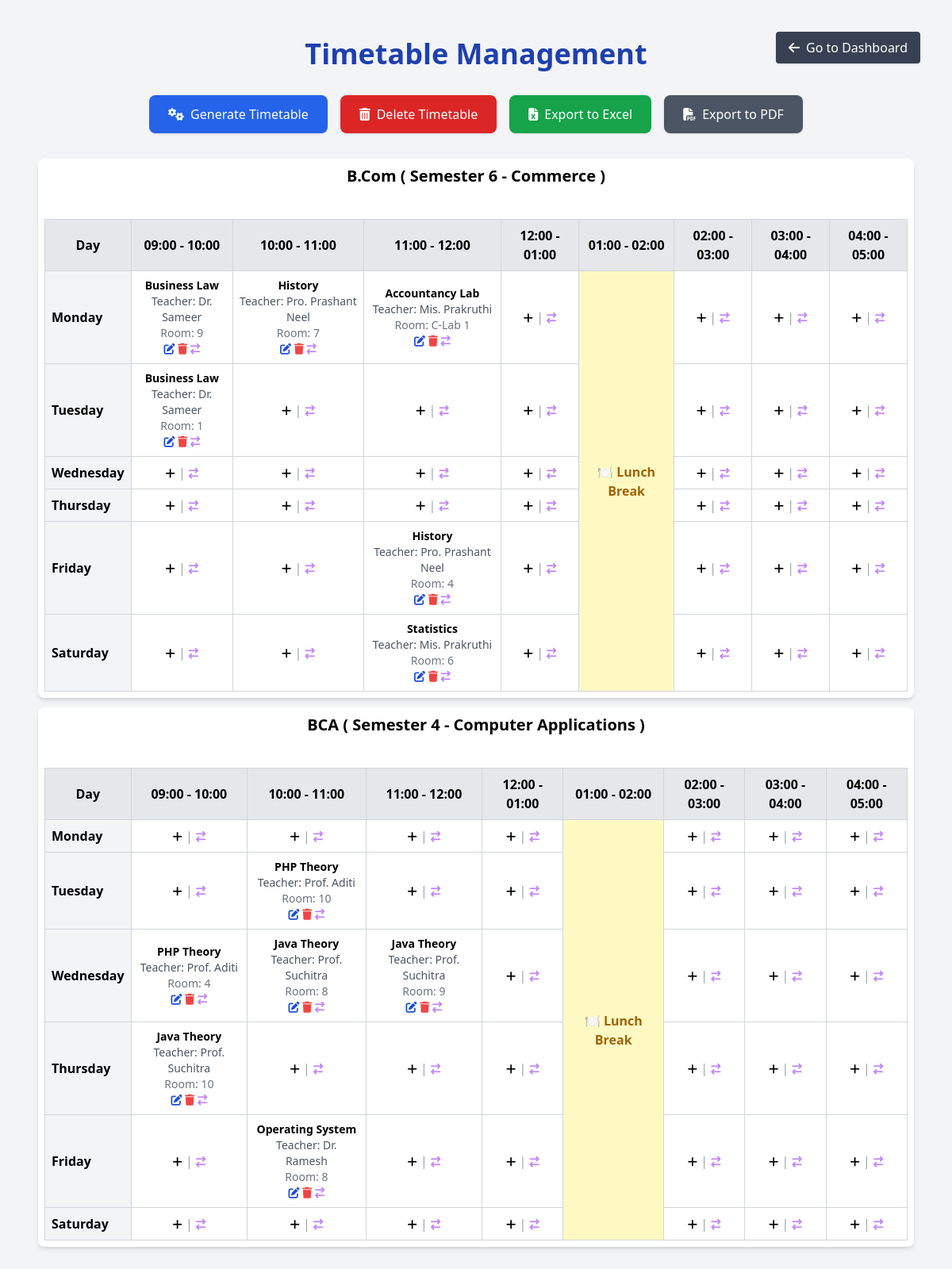
The app's page /src/views/admin/timetable.php (signed in) with its own data.
### tables this page shows
CREATE TABLE `timetable` (
  `id` int(11) NOT NULL,
  `subject_id` int(11) NOT NULL,
  `teacher_id` int(11) NOT NULL,
  `classroom_id` int(11) NOT NULL,
  `day` enum('Monday','Tuesday','Wednesday','Thursday','Friday','Saturday') NOT NULL,
  `start_time` time NOT NULL,
  `end_time` time NOT NULL,
  `combination_id` int(11) NOT NULL
);

CREATE TABLE `subjects` (
  `id` int(11) NOT NULL,
  `name` varchar(100) NOT NULL,
  `min_classes_per_week` int(11) NOT NULL,
  `type` enum('theory','lab') NOT NULL,
  `duration` int(11) UNSIGNED DEFAULT NULL,
  `combination_id` int(11) NOT NULL
);

CREATE TABLE `teachers` (
  `id` int(11) NOT NULL,
  `name` varchar(100) NOT NULL,
  `department` varchar(100) NOT NULL,
  `email` varchar(100) NOT NULL,
  `password` varchar(255) NOT NULL,
  `phone_no` varchar(15) NOT NULL,
  `address` text DEFAULT NULL,
  `min_class_hours_week` int(11) NOT NULL,
  `min_lab_hours_week` int(11) NOT NULL
);

CREATE TABLE `classrooms` (
  `id` int(11) NOT NULL,
  `room_no` varchar(10) NOT NULL,
  `type` enum('theory','lab') NOT NULL
);

### src/models/Timetable.php (called while the page is built, shortened)
<?php
class Timetable
{
    private $conn;
    public function __construct($db)
    {
        $this->conn = $db;
    }
    public function getTimetableGrid()
    {
        $query = "
            SELECT tt.day, tt.start_time, tt.end_time,
                   s.name AS subject, t.name AS teacher, cr.room_no AS classroom , c.name AS combination,c.semester AS semester
            FROM timetable tt
            JOIN subjects s ON tt.subject_id = s.id
            JOIN teachers t ON tt.teacher_id = t.id
            JOIN classrooms cr ON tt.classroom_id = cr.id
            JOIN combinations c ON tt.combination_id = c.id
            ORDER BY tt.day, tt.start_time;
        ";
        $stmt = $this->conn->prepare($query);
        $stmt->execute();
        $timetable = $stmt->fetchAll(PDO::FETCH_ASSOC);
        $formatted = [];
        foreach ($timetable as $row) {
            $time_slot = date("H:i", strtotime($row['start_time'])) . " - " . date("H:i", strtotime($row['end_time']));
            $formatted[$row['day']][$time_slot] = [
                "subject" => $row["subject"],
                "teacher" => $row["teacher"],
                "classroom" => $row["classroom"],
                "combination" => $row["combination"],
                "semester" => $row["semester"]
            ];
        }
        return $formatted;
    }
    public function getAllCombinations()
    {
        $query = "SELECT DISTINCT combination_id, name, semester, department FROM timetable join combinations on timetable.combination_id = combinations.id ";
        $stmt = $this->conn->prepare($query);
        $stmt->execute();
        return $stmt->fetchAll(PDO::FETCH_ASSOC);
    }
    public function getTimetableByCombination($combination_id)
    {
        $query = "
    SELECT  tt.id AS entry_id, tt.day, tt.start_time, tt.end_time,
           s.name AS subject, t.name AS teacher, cr.room_no AS classroom
    FROM timetable tt
    JOIN subjects s ON tt.subject_id = s.id
    JOIN teachers t ON tt.teacher_id = t.id
    JOIN classrooms cr ON tt.classroom_id = cr.id
    WHERE tt.combination_id = :combination_id
    ";
        $stmt = $this->conn->prepare($query);
        $stmt->bindParam(":combination_id", $combination_id);
        $stmt->execute();
        $timetable = $stmt->fetchAll(PDO::FETCH_ASSOC);
        $formatted = [];
        foreach ($timetable as $row) {
            $time_slot = date("H:i", strtotime($row['start_time'])) . " - " . date("H:i", strtotime($row['end_time']));
            $formatted[$row['day']][$time_slot] = [
                "entry_id" => $row['entry_id'],
                "subject" => $row["subject"],
                "teacher" => $row["teacher"],
                "classroom" => $row["classroom"]
            ];
        }
        return $formatted;
    }
}

### src/views/admin/timetable.php (the view, shortened to what this page needs)
<?php
include_once "../../models/Timetable.php";
$database = new Database();
$db = $database->getConnection();
$timetable = new Timetable($db);
$timetable_data = $timetable->getTimetableGrid();
$combinations = $timetable->getAllCombinations();
$time_slots = ['09:00 - 10:00', '10:00 - 11:00', '11:00 - 12:00', '12:00 - 01:00', '01:00 - 02:00', '02:00 - 03:00', '03:00 - 04:00', '04:00 - 05:00'];
$days = ['Monday', 'Tuesday', 'Wednesday', 'Thursday', 'Friday', 'Saturday'];
?>
<!DOCTYPE html>
<html lang="en">
<head>
    <script src="https://cdn.tailwindcss.com"></script>
    <link href="https://cdnjs.cloudflare.com/ajax/libs/font-awesome/6.5.0/css/all.min.css" rel="stylesheet">
</head>
<body class="bg-gray-100 p-6">
    <div class="mx-auto p-6 relative">
        <button onclick="window.location.href = 'dashboard.php'"
            class="absolute top-4 right-4 bg-gray-700 text-white px-4 py-2 rounded hover:bg-gray-800 flex items-center gap-2 shadow">
            <i class="fas fa-arrow-left"></i>
            Go to Dashboard
        </button>
        <h1 class="text-4xl font-bold mb-8 text-center text-blue-800">Timetable Management</h1>
        <div class="flex flex-wrap justify-center gap-4 mb-8">
            <a href="../../controllers/timetableController.php?generate"
                class="bg-blue-600 text-white px-6 py-3 rounded-lg hover:bg-blue-700 shadow flex items-center gap-2">
                <i class="fas fa-cogs"></i>
                Generate Timetable
            </a>
            <a href="../../controllers/timetableController.php?delete"
                onclick="return confirm('Are you sure you want to delete the timetable?')"
                class="bg-red-600 text-white px-6 py-3 rounded-lg hover:bg-red-700 shadow flex items-center gap-2">
                <i class="fas fa-trash-alt"></i>
                Delete Timetable
            </a>
            <a href="../../controllers/exportTimetable.php?type=excel"
                class="bg-green-600 text-white px-6 py-3 rounded-lg hover:bg-green-700 shadow flex items-center gap-2">
                <i class="fas fa-file-excel"></i>
                Export to Excel
            </a>
            <a href="../../controllers/exportTimetable.php?type=pdf"
                class="bg-gray-600 text-white px-6 py-3 rounded-lg hover:bg-gray-700 shadow flex items-center gap-2">
                <i class="fas fa-file-pdf"></i>
                Export to PDF
            </a>
        </div>
        <?php foreach ($combinations as $combination) : ?>
            <div class="max-w-7xl mx-auto bg-white p-2 rounded-lg shadow-md mb-3">
                <h2 class="text-xl font-bold mb-4 text-center">
                    <?= htmlspecialchars($combination['name']) . " ( Semester " . htmlspecialchars($combination['semester']) . " - " . htmlspecialchars($combination['department']) . " )"; ?>
                </h2>
                <pre>
                <?php $data = $timetable->getTimetableByCombination($combination['combination_id']); ?>
                </pre>
                <table class="w-full border-collapse border border-gray-300">
                    <thead>
                        <tr class="bg-gray-200">
                            <th class="border border-gray-300 p-2">Day</th>
                            <?php foreach ($time_slots as $slot) : ?>
                                <th class="border border-gray-300 p-2"><?= htmlspecialchars($slot); ?></th>
                            <?php endforeach; ?>
                        </tr>
                    </thead>
                    <tbody>
                        <?php foreach ($days as $index => $day) : ?>
                            <tr>
                                <td class="border border-gray-300 p-2 bg-gray-100 font-bold"><?= htmlspecialchars($day); ?></td>
                                <?php foreach ($time_slots as $slot) : ?>
                                    <?php if ($slot === '01:00 - 02:00') : ?>
                                        <?php if ($index === 0):
                                        ?>
                                            <td class="border border-gray-300 p-2 text-center bg-yellow-100 font-semibold text-yellow-700" rowspan="<?= count($days) ?>">
                                                🍽️ Lunch Break
                                            </td>
                                        <?php endif; ?>
                                        <?php continue;
                                        ?>
                                    <?php endif; ?>
                                    <?php if (isset($data[$day][$slot])) :
                                        $entry = $data[$day][$slot]; ?>
                                        <td class="border border-gray-300 p-2 text-sm text-center">
                                            <b><?= htmlspecialchars($entry['subject']); ?></b><br>
                                            <span class="text-gray-600">Teacher: <?= htmlspecialchars($entry['teacher']); ?></span><br>
                                            <span class="text-gray-500">Room: <?= htmlspecialchars($entry['classroom']); ?></span><br>
                                            <button onclick="openEditModal('<?= htmlspecialchars($entry['entry_id']); ?>', '<?= htmlspecialchars($entry['subject']); ?>', '<?= htmlspecialchars($entry['teacher']); ?>', '<?= htmlspecialchars($entry['classroom']); ?>', '<?= htmlspecialchars($day); ?>', '<?= htmlspecialchars($slot); ?>')" class="text-blue-500">
                                                <i class="fas fa-edit text-blue-700"></i>
                                            </button>
                                            <a href="../../controllers/timetableController.php?delete_id=<?= htmlspecialchars($entry['entry_id'] ?? ''); ?>" class="text-red-500">
                                                <i class="fas fa-trash text-danger" aria-hidden="true"></i>
                                            </a>
                                            <button onclick="handleSwap('<?= $day ?>', '<?= $slot ?>', '<?= $combination['combination_id'] ?>')" class="text-purple-600">
                                                <i class="fa fa-exchange text-purple-400" aria-hidden="true"></i>
                                            </button>
                                        </td>
                                    <?php else : ?>
                                        <td class="border border-gray-300 p-2 text-center text-gray-400">
                                            <button onclick="openAddModal('<?= htmlspecialchars($day); ?>', '<?= htmlspecialchars($slot); ?>','<?= htmlspecialchars($combination['combination_id']) ?>','<?= htmlspecialchars($combination['name']) ?>','<?= htmlspecialchars($combination['semester']) ?>')">
                                                <i class="fa fa-plus text-black text-sm" aria-hidden="true"></i>
                                            </button>
                                            |
                                            <button onclick="handleSwap('<?= $day ?>', '<?= $slot ?>', '<?= $combination['combination_id'] ?>')" class="text-purple-600">
                                                <i class="fa fa-exchange text-purple-400 text-sm" aria-hidden="true"></i>
                                            </button>
                                        </td>
                                    <?php endif; ?>
                                <?php endforeach; ?>
                            </tr>
                        <?php endforeach; ?>
                </table>
            </div>
        <?php endforeach; ?>
    </div>
</body>
</html>

### records on screen
timetable: subject.name "Business Law", teacher.name "Dr. Sameer", classroom.room_no "9"
timetable: subject.name "History", teacher.name "Pro. Prashant Neel", classroom.room_no "7"
timetable: subject.name "Accountancy Lab", teacher.name "Mis. Prakruthi", classroom.room_no "C-Lab 1"
timetable: subject.name "Business Law", teacher.name "Dr. Sameer", classroom.room_no "1"
timetable: subject.name "History", teacher.name "Pro. Prashant Neel", classroom.room_no "4"
timetable: subject.name "Statistics", teacher.name "Mis. Prakruthi", classroom.room_no "6"
timetable: subject.name "PHP Theory", teacher.name "Prof. Aditi", classroom.room_no "10"
timetable: subject.name "PHP Theory", teacher.name "Prof. Aditi", classroom.room_no "4"
timetable: subject.name "Java Theory", teacher.name "Prof. Suchitra", classroom.room_no "8"
timetable: subject.name "Java Theory", teacher.name "Prof. Suchitra", classroom.room_no "9"
timetable: subject.name "Java Theory", teacher.name "Prof. Suchitra", classroom.room_no "10"
timetable: subject.name "Operating System", teacher.name "Dr. Ramesh", classroom.room_no "8"

### other values on screen
$combination['name'] "B.Com"
$combination['semester'] "6"
$combination['department'] "Commerce"
$slot "09:00 - 10:00"
$slot "10:00 - 11:00"
$slot "11:00 - 12:00"
$slot "12:00 - 01:00"
$slot "01:00 - 02:00"
$slot "02:00 - 03:00"
$slot "03:00 - 04:00"
$slot "04:00 - 05:00"
$day "Monday"
$day "Tuesday"
$day "Wednesday"
$day "Thursday"
